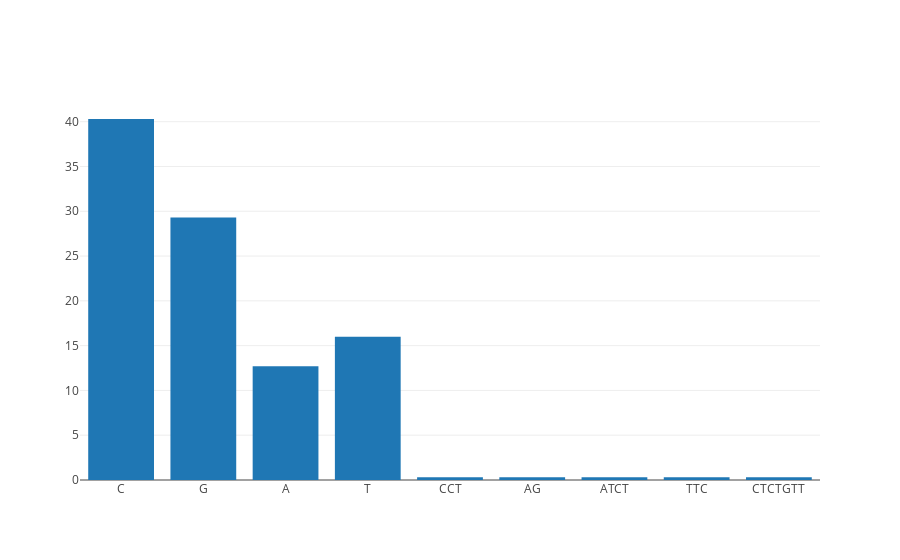

The cell this chart's notebook holds for it:
### Code cell
#create offline plotly bar graph to compare frequencies of reference mutation types.
"""hover over bar graph for frequency value of each reference mutation"""
N = 9
x = np.linspace(0, 9, N)
y = np.random.randn(N)
base_counts_dfgraph = pd.DataFrame({'kmer': x, 'frequency': y})

graph = [
    go.Bar(
        x=base_counts_df['kmer'], # assign x as the dataframe column 'kmer'
        y=base_counts_df['frequency'] # assign y as the dataframe column 'frequency'
    )
]

# IPython notebook
py.offline.iplot(graph, filename='kmers-pandas-bar-chart')

### Figure 1 — Plotly figure (JSON) as saved in the notebook; plotly's stock layout.template omitted (floating-point values rounded to 4 significant figures)
{"data": [{"type": "bar", "uid": "2c67c1fb-20e9-4a26-b783-f7da0acbfe4d", "x": ["C", "G", "A", "T", "CCT", "AG", "ATCT", "TTC", "CTCTGTT"], "y": [40.3, 29.3, 12.7, 16, 0.3, 0.3, 0.3, 0.3, 0.3]}], "layout": {}}
